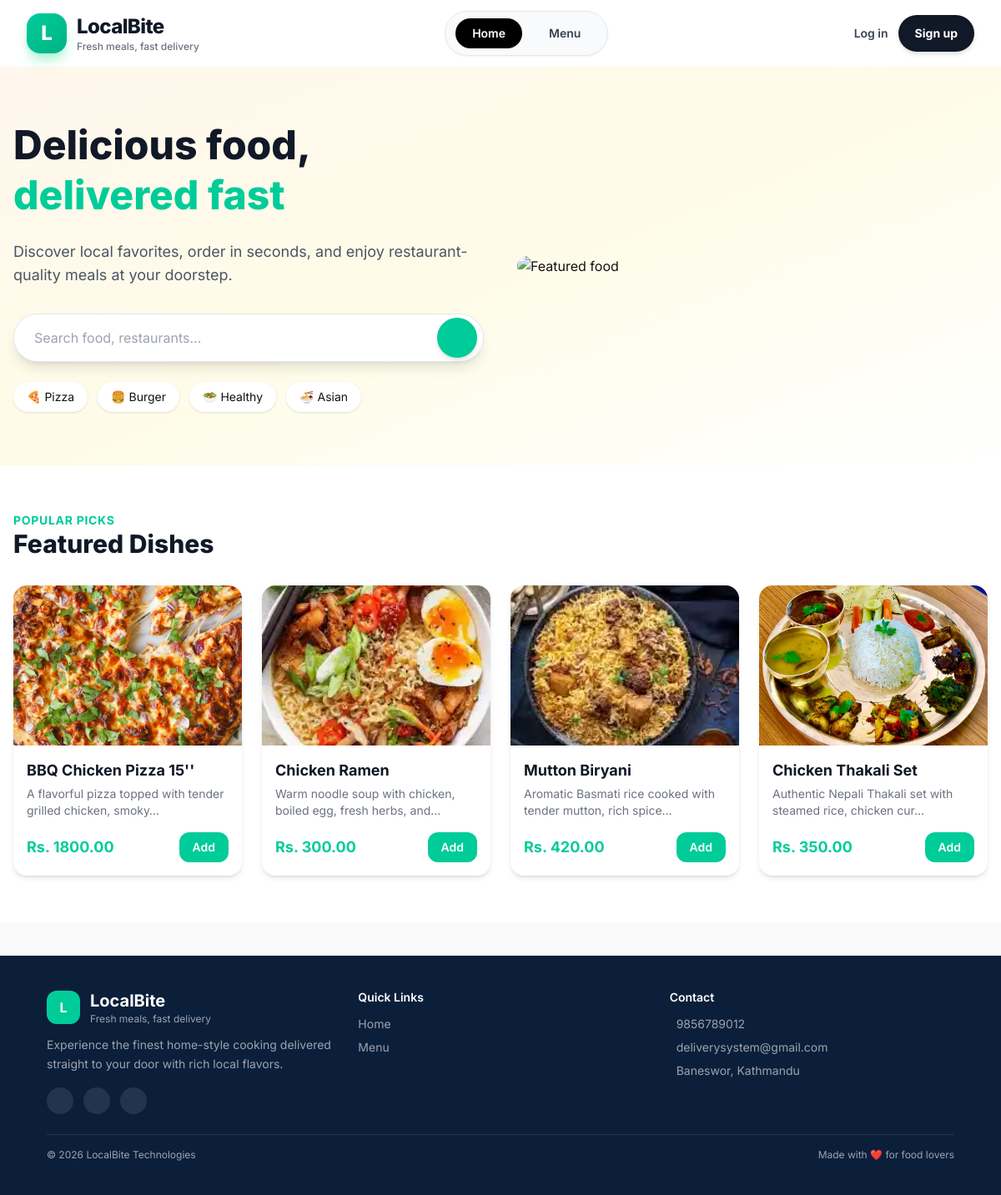
The page / on the database its author committed.
### main/models.py (models this page shows, shortened)
class Product(models.Model):
    name = models.CharField(max_length=100, db_index=True)
    price = models.DecimalField(max_digits=10, decimal_places=2, default=0.0)
    image = models.ImageField(upload_to="products/")
    featured = models.BooleanField(default=False)
    description = models.TextField(null=True, blank=True)
    created_at = models.DateTimeField(auto_now_add=True)
    updated_at = models.DateTimeField(auto_now=True)
    categories = models.ManyToManyField(Category)

### main/views.py (the view, shortened to what this page needs)
# urls.py: path('', views.home, name='home'),
def home(request):
    categories = Category.objects.all()
    featured_products = Product.objects.filter(featured=True)[:4]
    menu_products = Product.objects.all()
    rider_tasks_count = 0
    context = {
        'categories': categories,
        'featured_products': featured_products,
        'menu_products': menu_products,
        'rider_tasks_count': rider_tasks_count,
    }
    return render(request, 'main/home.html', context)

### main/templates/main/home.html (shortened to what this page needs)
{% extends "base.html" %}
{% block content %}
<section class="bg-gradient-to-br from-[#fff7ed] via-[#fefce8] to-white py-16">
    <div class="max-w-7xl mx-auto px-4 grid lg:grid-cols-2 gap-10 items-center">
        <div class="animate-fade-left">
            <h1 class="text-5xl font-extrabold text-gray-900 leading-tight">
                Delicious food, <br>
                <span class="text-primary">delivered fast</span>
            </h1>
            <p class="mt-6 text-lg text-gray-600">
                Discover local favorites, order in seconds, and enjoy restaurant-quality meals at your doorstep.
            </p>
            <div class="mt-8 relative">
                <form method="GET" action="{% url 'main:home' %}">
                    <input
                        type="text"
                        name="q"
                        placeholder="Search food, restaurants..."
                        class="w-full py-4 pl-6 pr-14 rounded-full border border-gray-200 shadow-lg focus:ring-2 focus:ring-primary focus:outline-none"
                    >
                    <button type="submit" class="absolute right-2 top-1/2 -translate-y-1/2 bg-primary text-white w-12 h-12 rounded-full flex items-center justify-center shadow-md hover:scale-110 transition">
                    </button>
                </form>
            </div>
            <div class="flex flex-wrap gap-3 mt-6">
                <span class="px-4 py-2 bg-white rounded-full shadow text-sm">🍕 Pizza</span>
                <span class="px-4 py-2 bg-white rounded-full shadow text-sm">🍔 Burger</span>
                <span class="px-4 py-2 bg-white rounded-full shadow text-sm">🥗 Healthy</span>
                <span class="px-4 py-2 bg-white rounded-full shadow text-sm">🍜 Asian</span>
            </div>
        </div>
        <div class="animate-zoom-soft">
            <img src="https://images.unsplash.com/photo-1600891964599-f61ba0e24092"
                 class="rounded-3xl shadow-2xl w-full max-h-[420px] object-cover"
                 alt="Featured food">
        </div>
    </div>
</section>
<section class="py-14 bg-white">
    <div class="max-w-7xl mx-auto px-4">
        <div class="flex justify-between items-center mb-8">
            <div>
                <p class="text-primary font-bold uppercase tracking-wider text-sm">Popular Picks</p>
                <h2 class="text-3xl font-extrabold text-gray-900">Featured Dishes</h2>
            </div>
        </div>
        <div class="grid sm:grid-cols-2 md:grid-cols-3 lg:grid-cols-4 gap-6">
            {% for product in featured_products %}
            <div class="bg-white rounded-2xl shadow-md hover:shadow-xl transition duration-300 overflow-hidden animate-fade-up">
                <div class="relative">
                    {% if product.image %}
                    <img src="{{ product.image.url }}" class="h-48 w-full object-cover" alt="{{ product.name }}">
                    {% else %}
                    <div class="h-48 w-full bg-gray-100 flex items-center justify-center text-gray-400">
                        <i class="las la-image text-4xl"></i>
                    </div>
                    {% endif %}
                </div>
                <div class="p-4">
                    <h3 class="font-bold text-lg text-gray-900">{{ product.name }}</h3>
                    <p class="text-sm text-gray-500 mt-1">
                        {{ product.description|default:"Freshly prepared and delicious."|truncatechars:60 }}
                    </p>
                    <div class="flex justify-between items-center mt-4">
                        <span class="font-bold text-primary text-lg">Rs. {{ product.price }}</span>
                        {% if not user.is_authenticated or user.role != 'admin' %}
                        <button
                            @click="addToCart({{ product.id }})"
                            class="bg-primary text-white px-4 py-2 rounded-xl text-sm font-semibold hover:scale-105 transition">
                            Add
                        </button>
                        {% endif %}
                    </div>
                </div>
            </div>
            {% empty %}
            <p class="text-gray-500">No featured dishes available.</p>
            {% endfor %}
        </div>
    </div>
</section>
{% endblock %}

### common_templates/base.html (style rules this page uses)
.animate-fade-up { animation: fadeUp 0.7s ease-out both; }
.animate-fade-left { animation: fadeLeft 0.8s ease-out both; }
.animate-zoom-soft { animation: zoomSoft 0.7s ease-out both; }
body { background-color: #f9f9f9; color: #121212; display: flex; flex-direction: column; min-height: 100vh; font-family: 'Inter', sans-serif; }

### rows shown on the page
Product: image (picture), name "BBQ Chicken Pizza 15''", description "A flavorful pizza topped with tender grilled chicken, smoky…", price "1800.00"
Product: image (picture), name "Chicken Ramen", description "Warm noodle soup with chicken, boiled egg, fresh herbs, and…", price "300.00"
Product: image (picture), name "Mutton Biryani", description "Aromatic Basmati rice cooked with tender mutton, rich spice…", price "420.00"
Product: image (picture), name "Chicken Thakali Set", description "Authentic Nepali Thakali set with steamed rice, chicken cur…", price "350.00"
